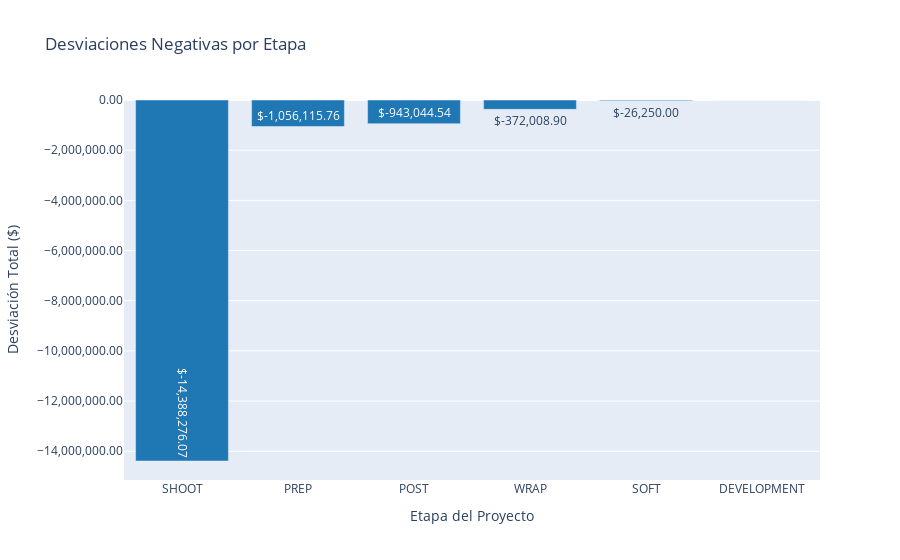

Here is the notebook cell this chart was saved with:
### Markdown cell above
### 📊 Visualización de Desviaciones por Etapa

Se grafica la **suma total de desviaciones negativas** por etapa del proyecto.  
Esto permite identificar visualmente en qué fases hubo mayor sobrepaso del presupuesto.

### Code cell
# 1. Preparar copia del resumen y convertir montos a formato numérico
resumen_plot = resumen_por_etapa.copy()
resumen_plot["Suma_num"] = (
    resumen_plot["Suma de Desviaciones"]
    .str.replace(",", "", regex=False)
    .astype(float)
)

# 2. Ordenar por monto de desviación (más negativo primero)
resumen_plot = resumen_plot.sort_values(by="Suma_num")

# 3. Crear gráfico de barras
fig = px.bar(
    resumen_plot,
    x="Etapa",
    y="Suma_num",
    title="Desviaciones Negativas por Etapa",
    text="Suma_num",
    labels={"Suma_num": "Desviación Total ($)", "Etapa": "Etapa del Proyecto"},
    color_discrete_sequence=["#1F77B4"]
)

# 4. Formato del texto dentro de las barras y tooltip
fig.update_traces(
    texttemplate="$%{text:,.2f}",
    hovertemplate="<b>%{x}</b><br>Desviación: $%{y:,.2f}"
)

# 5. Ajustes de formato general
fig.update_layout(
    yaxis_tickformat=",.2f",
    uniformtext_minsize=12,
    uniformtext_mode="hide"
)

# 6. Mostrar la visualización
fig.show()

### Figure 1 — Plotly figure (JSON) as saved in the notebook; plotly's stock layout.template omitted (floating-point values rounded to 4 significant figures)
{"data": [{"hovertemplate": "<b>%{x}</b><br>Desviación: $%{y:,.2f}", "legendgroup": "", "marker": {"color": "#1F77B4", "pattern": {"shape": ""}}, "name": "", "orientation": "v", "showlegend": false, "text": [-14390000.0, -1056000.0, -943000.0, -372000.0, -26250.0, -0.09], "textposition": "auto", "texttemplate": "$%{text:,.2f}", "type": "bar", "x": ["SHOOT", "PREP", "POST", "WRAP", "SOFT", "DEVELOPMENT"], "xaxis": "x", "y": [-14390000.0, -1056000.0, -943000.0, -372000.0, -26250.0, -0.09], "yaxis": "y"}], "layout": {"barmode": "relative", "legend": {"tracegroupgap": 0}, "title": {"text": "Desviaciones Negativas por Etapa"}, "uniformtext": {"minsize": 12, "mode": "hide"}, "xaxis": {"anchor": "y", "domain": [0, 1], "title": {"text": "Etapa del Proyecto"}}, "yaxis": {"anchor": "x", "domain": [0, 1], "tickformat": ",.2f", "title": {"text": "Desviación Total ($)"}}}}
